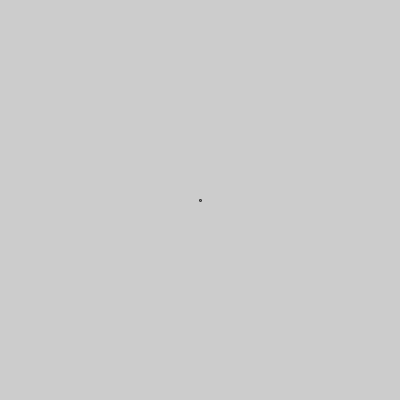
Frame 1 (no input)
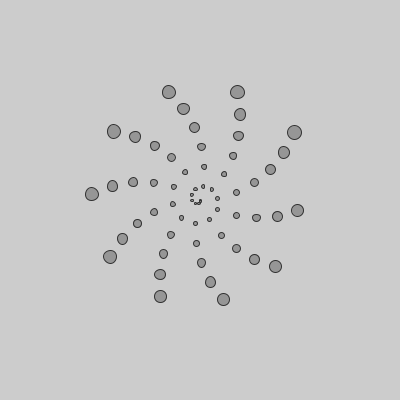
Frame 60 (the mouse pressed at the canvas centre just before this capture)
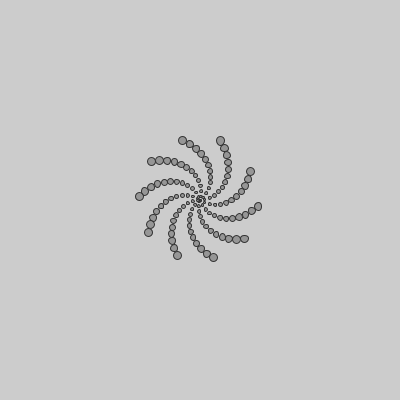
Frame 120 (the mouse held since frame 60 and released just before this capture)

The Processing sketch that drew these frames (run headless with seeded random() and noise(); from frame 60 on, the mouse is pressed at the canvas centre):

// Processing sketch: LoopyFib
// ── LoopyFib.pde
int totalCircles = 0;
float currentRadius = 0;
float maxRadius = 50;
float radiusEffector = 0;
float goldenRatio = (sqrt(5) + 1) / 2 - 1;
float maxSize = 20;
float minSize = 2;
float pulseRate = 10;
float destinationRadius = 0;
float stepSize = 0;
float angle = 0;
float x = 0;
float y = 0;
float size = 0;

void setup() {
  size(400, 400);
  fill(0);
  frameRate(60);
  smooth();
}

void draw() {
  totalCircles ++;
  destinationRadius = 50 + maxRadius + cos(radiusEffector += 0.02) * maxRadius;

  stepSize = destinationRadius / totalCircles;

  currentRadius = 0;
  fill(150);
  stroke(50);
  background(204);

  for (int i = 1; i <= totalCircles; i++) {

  angle = i * goldenRatio;
  x = width / 2 + cos(angle) * currentRadius;
  y = height / 2 + sin(angle) * currentRadius;
  size = minSize + maxSize * norm(dist(200, 200, x, y), 0, 200);

    ellipse(x, y, size, size);
    currentRadius += stepSize;
  }
}
